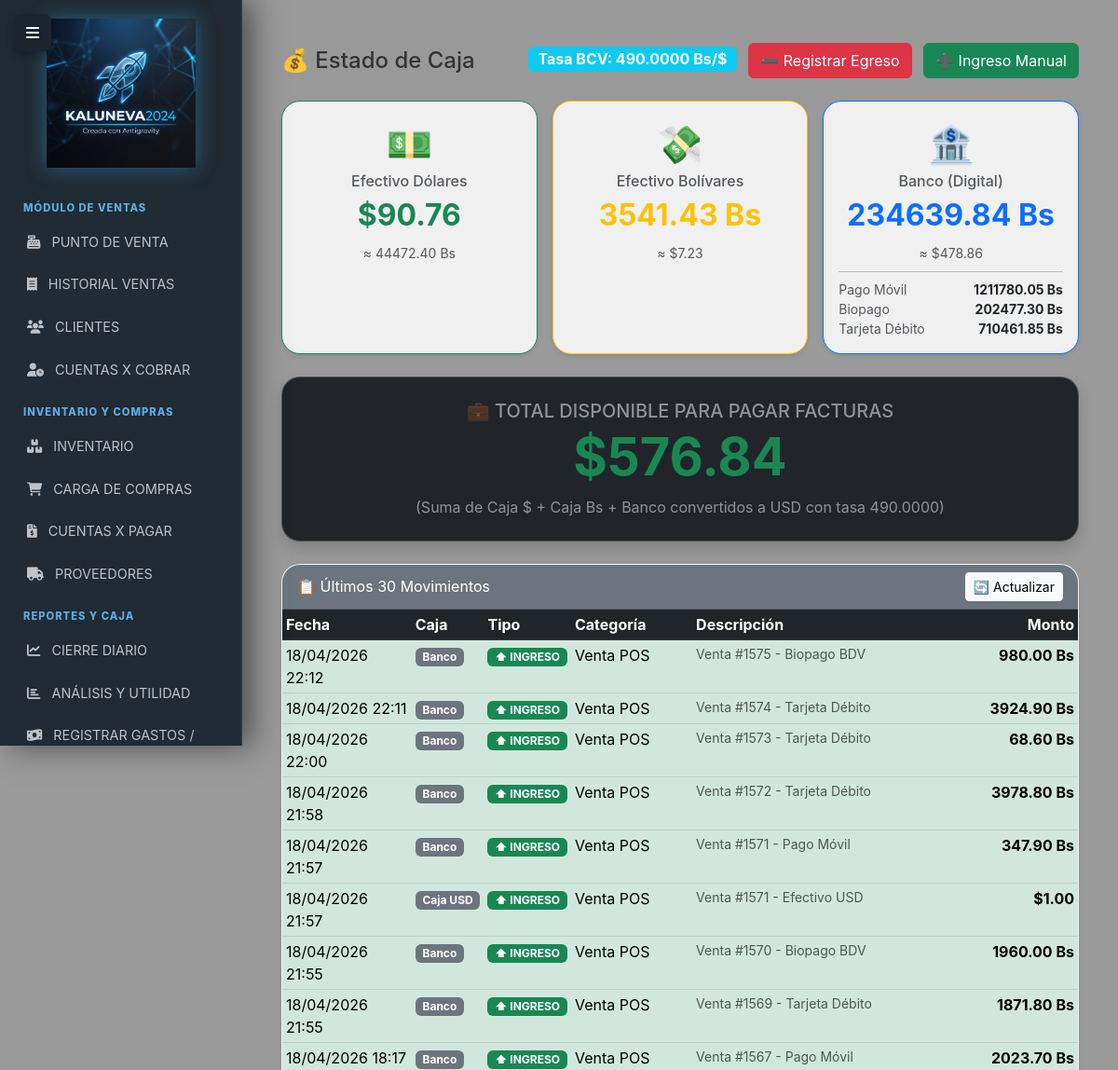
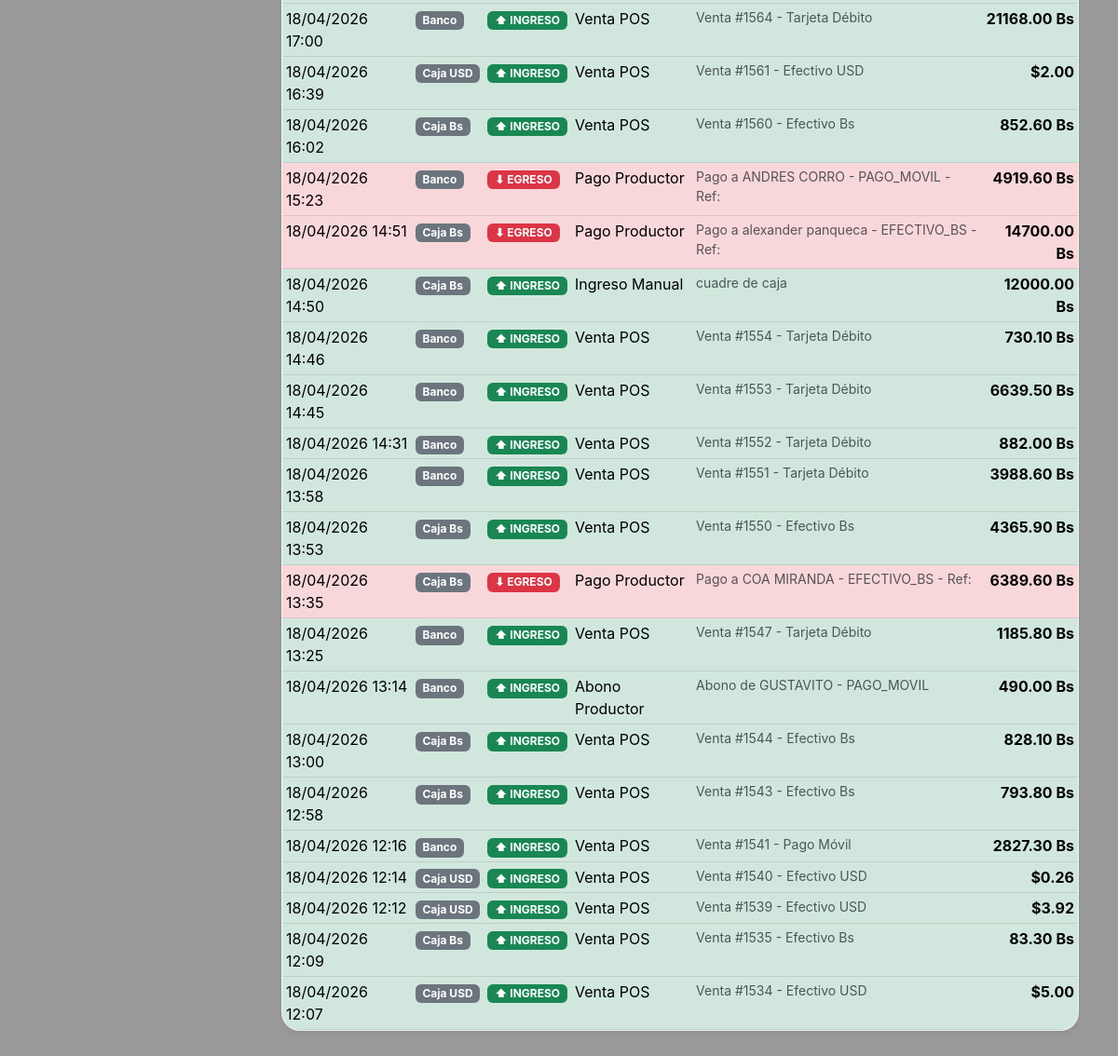
Page /caja/saldo (signed in) on the committed database (2 pictures, top to bottom).
### models.py (models this page shows, shortened)
class MovimientoCaja(db.Model):
    __tablename__ = 'movimientos_caja'
    id = db.Column(db.Integer, primary_key=True)
    fecha = db.Column(db.DateTime, default=ahora_ve)
    tipo_caja = db.Column(db.String(30), nullable=False)
    tipo_movimiento = db.Column(db.String(10), nullable=False)
    categoria = db.Column(db.String(50), nullable=False)
    monto = db.Column(db.Numeric(15, 2), nullable=False)
    tasa_dia = db.Column(db.Numeric(15, 2), default=Decimal('60.00'))
    descripcion = db.Column(db.String(200))
    modulo_origen = db.Column(db.String(50))
    referencia_id = db.Column(db.Integer)
    user_id = db.Column(db.Integer, db.ForeignKey('users.id'), nullable=True)
    usuario = db.relationship('User', backref='movimientos')

### routes/caja.py (the view)
@caja_bp.route('/')
@caja_bp.route('/saldo')
@login_required
@staff_required
def saldo_caja():
    tasa_obj = TasaBCV.query.order_by(TasaBCV.fecha.desc()).first()
    tasa = Decimal(str(tasa_obj.valor)) if tasa_obj else Decimal('1.00')
    saldo_usd = get_saldo_caja('Caja USD')
    saldo_bs  = get_saldo_caja('Caja Bs')
    saldo_banco = get_saldo_caja('Banco')
    banco_desglosado = get_saldo_banco_desglosado()
    total_usd = saldo_usd + (saldo_bs / tasa) + (saldo_banco / tasa)
    movimientos = MovimientoCaja.query.order_by(
        MovimientoCaja.fecha.desc()
    ).limit(30).all()
    return render_template('caja/saldo.html',
        saldo_usd        = saldo_usd,
        saldo_bs         = saldo_bs,
        saldo_banco      = saldo_banco,
        banco_desglosado = banco_desglosado,
        total_usd        = total_usd,
        tasa             = tasa,
        movimientos      = movimientos
    )

### app.py (called while the page is built)
@login_manager.user_loader
def load_user(user_id):
    user = db.session.get(User, int(user_id))
    if user and not getattr(user, 'activo', True):
        return None
    return user

@app.context_processor
def inject_tasa_actual():
    try:
        hoy = hoy_ve()
        tasa_hoy = TasaBCV.query.filter_by(fecha=hoy).first()
        if tasa_hoy:
            return dict(tasa_actual=tasa_hoy.valor, alerta_tasa=False)
        else:
            ultima = TasaBCV.query.order_by(TasaBCV.fecha.desc()).first()
            valor = ultima.valor if ultima else Decimal('0.00')
            return dict(tasa_actual=valor, alerta_tasa=True)
    except Exception as e:
        log.error(f"Error al inyectar tasa actual: {e}")
        return dict(tasa_actual=Decimal('0.00'), alerta_tasa=True)

### models.py (called while the page is built)
def hoy_ve():
    return datetime.now(pytz.timezone('America/Caracas')).date()

### routes/caja.py (called while the page is built)
def get_saldo_caja(tipo_caja):
    ingresos = db.session.query(
        func.sum(MovimientoCaja.monto)
    ).filter(
        MovimientoCaja.tipo_caja == tipo_caja,
        MovimientoCaja.tipo_movimiento == 'INGRESO'
    ).scalar() or Decimal('0.00')
    egresos = db.session.query(
        func.sum(MovimientoCaja.monto)
    ).filter(
        MovimientoCaja.tipo_caja == tipo_caja,
        MovimientoCaja.tipo_movimiento == 'EGRESO'
    ).scalar() or Decimal('0.00')
    return ingresos - egresos

def get_saldo_banco_desglosado():
    metodos = ['Pago Móvil', 'Biopago', 'Tarjeta Débito']
    resultado = {}
    for metodo in metodos:
        ingresos = db.session.query(
            func.sum(MovimientoCaja.monto)
        ).filter(
            MovimientoCaja.tipo_caja == 'Banco',
            MovimientoCaja.tipo_movimiento == 'INGRESO',
            MovimientoCaja.descripcion.ilike(f'%{metodo}%')
        ).scalar() or Decimal('0.00')
        egresos = db.session.query(
            func.sum(MovimientoCaja.monto)
        ).filter(
            MovimientoCaja.tipo_caja == 'Banco',
            MovimientoCaja.tipo_movimiento == 'EGRESO',
            MovimientoCaja.descripcion.ilike(f'%{metodo}%')
        ).scalar() or Decimal('0.00')
        resultado[metodo] = ingresos - egresos
    return resultado

### templates/caja/saldo.html (shortened to what this page needs)
{% extends "base.html" %}
{% block content %}
<div class="container-fluid py-3">
    <div class="d-flex justify-content-between align-items-center mb-4">
        <h4 class="mb-0">💰 Estado de Caja</h4>
        <div>
            <span class="badge bg-info fs-6">Tasa BCV: {{ tasa }} Bs/$</span>
            <a href="{{ url_for('caja.registrar_gasto') }}" class="btn btn-danger ms-2">
                ➖ Registrar Egreso
            </a>
            <button class="btn btn-success ms-2" data-bs-toggle="modal" data-bs-target="#modalIngreso">
                ➕ Ingreso Manual
            </button>
        </div>
    </div>
    <div class="row g-3 mb-4">
        <div class="col-12 col-md-4">
            <div class="card border-success shadow-sm h-100">
                <div class="card-body text-center">
                    <div class="fs-1">💵</div>
                    <h6 class="text-muted">Efectivo Dólares</h6>
                    <h2 class="text-success fw-bold">${{ "%.2f"|format(saldo_usd) }}</h2>
                    <small class="text-muted">≈ {{ "%.2f"|format(saldo_usd * tasa) }} Bs</small>
                </div>
            </div>
        </div>
        <div class="col-12 col-md-4">
            <div class="card border-warning shadow-sm h-100">
                <div class="card-body text-center">
                    <div class="fs-1">💸</div>
                    <h6 class="text-muted">Efectivo Bolívares</h6>
                    <h2 class="text-warning fw-bold">{{ "%.2f"|format(saldo_bs) }} Bs</h2>
                    <small class="text-muted">≈ ${{ "%.2f"|format(saldo_bs / tasa) }}</small>
                </div>
            </div>
        </div>
        <div class="col-12 col-md-4">
            <div class="card border-primary shadow-sm h-100">
                <div class="card-body text-center">
                    <div class="fs-1">🏦</div>
                    <h6 class="text-muted">Banco (Digital)</h6>
                    <h2 class="text-primary fw-bold">{{ "%.2f"|format(saldo_banco) }} Bs</h2>
                    <small class="text-muted">≈ ${{ "%.2f"|format(saldo_banco / tasa) }}</small>
                    <hr class="my-2">
                    <div class="text-start small">
                        {% for metodo, monto in banco_desglosado.items() %}
                        <div class="d-flex justify-content-between">
                            <span class="text-muted">{{ metodo }}</span>
                            <span class="fw-bold">{{ "%.2f"|format(monto) }} Bs</span>
                        </div>
                        {% endfor %}
                    </div>
                </div>
            </div>
        </div>
    </div>
    <div class="card bg-dark text-white shadow mb-4">
        <div class="card-body text-center py-4">
            <h5 class="text-white-50 mb-1">💼 TOTAL DISPONIBLE PARA PAGAR FACTURAS</h5>
            <h1 class="display-4 fw-bold text-success">${{ "%.2f"|format(total_usd) }}</h1>
            <p class="text-white-50 mb-0">
                (Suma de Caja $ + Caja Bs + Banco convertidos a USD con tasa {{ tasa }})
            </p>
        </div>
    </div>
    <div class="card shadow-sm">
        <div class="card-header bg-secondary text-white d-flex justify-content-between align-items-center">
            <span>📋 Últimos 30 Movimientos</span>
            <a href="{{ url_for('caja.saldo_caja') }}" class="btn btn-sm btn-light">🔄 Actualizar</a>
        </div>
        <div class="card-body p-0">
            <div class="table-responsive">
                <table class="table table-sm table-hover mb-0">
                    <thead class="table-dark">
                        <tr>
                            <th>Fecha</th>
                            <th>Caja</th>
                            <th>Tipo</th>
                            <th>Categoría</th>
                            <th>Descripción</th>
                            <th class="text-end">Monto</th>
                        </tr>
                    </thead>
                    <tbody>
                        {% for mov in movimientos %}
                        <tr class="{{ 'table-success' if mov.tipo_movimiento == 'INGRESO' else 'table-danger' }}">
                            <td>{{ mov.fecha.strftime('%d/%m/%Y %H:%M') }}</td>
                            <td><span class="badge bg-secondary">{{ mov.tipo_caja }}</span></td>
                            <td>
                                {% if mov.tipo_movimiento == 'INGRESO' %}
                                <span class="badge bg-success">⬆ INGRESO</span>
                                {% else %}
                                <span class="badge bg-danger">⬇ EGRESO</span>
                                {% endif %}
                            </td>
                            <td>{{ mov.categoria }}</td>
                            <td class="text-muted small">{{ mov.descripcion }}</td>
                            <td class="text-end fw-bold">
                                {% if mov.tipo_caja == 'Caja USD' %}
                                ${{ "%.2f"|format(mov.monto) }}
                                {% else %}
                                {{ "%.2f"|format(mov.monto) }} Bs
                                {% endif %}
                            </td>
                        </tr>
                        {% else %}
                        <tr>
                            <td colspan="6" class="text-center text-muted py-4">
                                No hay movimientos registrados aún.
                            </td>
                        </tr>
                        {% endfor %}
                    </tbody>
                </table>
            </div>
        </div>
    </div>
</div>
{% endblock %}

### templates/base.html (style rules this page uses)
body { background: url('/static/fondo_negocio_jpg.png') no-repeat center center fixed !important; background-size: cover !important; font-family: 'Inter', 'Segoe UI', sans-serif; min-height: 100vh; color: #333; }
body::before { content: ""; position: fixed; top: 0; left: 0; width: 100%; height: 100%; background: rgba(0, 0, 0, 0.4); z-index: -1; }
.card { border: 1px solid rgba(255, 255, 255, 0.2); border-radius: 20px; background: rgba(255, 255, 255, 0.85); backdrop-filter: blur(15px); box-shadow: 0 10px 30px rgba(0, 0, 0, 0.1); overflow: hidden; transition: transform 0.2s; }

### rows in the picture
MovimientoCaja: fecha "18/04/2026 22:12", tipo_caja "Banco", tipo_movimiento "⬆ INGRESO", categoria "Venta POS", descripcion "Venta #1575 - Biopago BDV", monto "980.00"
MovimientoCaja: fecha "18/04/2026 22:11", tipo_caja "Banco", tipo_movimiento "⬆ INGRESO", categoria "Venta POS", descripcion "Venta #1574 - Tarjeta Débito", monto "3924.90"
MovimientoCaja: fecha "18/04/2026 22:00", tipo_caja "Banco", tipo_movimiento "⬆ INGRESO", categoria "Venta POS", descripcion "Venta #1573 - Tarjeta Débito", monto "68.60"
MovimientoCaja: fecha "18/04/2026 21:58", tipo_caja "Banco", tipo_movimiento "⬆ INGRESO", categoria "Venta POS", descripcion "Venta #1572 - Tarjeta Débito", monto "3978.80"
MovimientoCaja: fecha "18/04/2026 21:57", tipo_caja "Banco", tipo_movimiento "⬆ INGRESO", categoria "Venta POS", descripcion "Venta #1571 - Pago Móvil", monto "347.90"
MovimientoCaja: fecha "18/04/2026 21:57", tipo_caja "Caja USD", tipo_movimiento "⬆ INGRESO", categoria "Venta POS", descripcion "Venta #1571 - Efectivo USD", monto "1.00"
MovimientoCaja: fecha "18/04/2026 21:55", tipo_caja "Banco", tipo_movimiento "⬆ INGRESO", categoria "Venta POS", descripcion "Venta #1570 - Biopago BDV", monto "1960.00"
MovimientoCaja: fecha "18/04/2026 21:55", tipo_caja "Banco", tipo_movimiento "⬆ INGRESO", categoria "Venta POS", descripcion "Venta #1569 - Tarjeta Débito", monto "1871.80"
MovimientoCaja: fecha "18/04/2026 18:17", tipo_caja "Banco", tipo_movimiento "⬆ INGRESO", categoria "Venta POS", descripcion "Venta #1567 - Pago Móvil", monto "2023.70"
MovimientoCaja: fecha "18/04/2026 17:00", tipo_caja "Banco", tipo_movimiento "⬆ INGRESO", categoria "Venta POS", descripcion "Venta #1564 - Tarjeta Débito", monto "21168.00"
MovimientoCaja: fecha "18/04/2026 16:39", tipo_caja "Caja USD", tipo_movimiento "⬆ INGRESO", categoria "Venta POS", descripcion "Venta #1561 - Efectivo USD", monto "2.00"
MovimientoCaja: fecha "18/04/2026 16:02", tipo_caja "Caja Bs", tipo_movimiento "⬆ INGRESO", categoria "Venta POS", descripcion "Venta #1560 - Efectivo Bs", monto "852.60"
MovimientoCaja: fecha "18/04/2026 15:23", tipo_caja "Banco", tipo_movimiento "⬇ EGRESO", categoria "Pago Productor", descripcion "Pago a ANDRES CORRO - PAGO_MOVIL - Ref:", monto "4919.60"
MovimientoCaja: fecha "18/04/2026 14:51", tipo_caja "Caja Bs", tipo_movimiento "⬇ EGRESO", categoria "Pago Productor", descripcion "Pago a alexander panqueca - EFECTIVO_BS - Ref:", monto "14700.00"
MovimientoCaja: fecha "18/04/2026 14:50", tipo_caja "Caja Bs", tipo_movimiento "⬆ INGRESO", categoria "Ingreso Manual", descripcion "cuadre de caja", monto "12000.00"
MovimientoCaja: fecha "18/04/2026 14:46", tipo_caja "Banco", tipo_movimiento "⬆ INGRESO", categoria "Venta POS", descripcion "Venta #1554 - Tarjeta Débito", monto "730.10"
MovimientoCaja: fecha "18/04/2026 14:45", tipo_caja "Banco", tipo_movimiento "⬆ INGRESO", categoria "Venta POS", descripcion "Venta #1553 - Tarjeta Débito", monto "6639.50"
MovimientoCaja: fecha "18/04/2026 14:31", tipo_caja "Banco", tipo_movimiento "⬆ INGRESO", categoria "Venta POS", descripcion "Venta #1552 - Tarjeta Débito", monto "882.00"
MovimientoCaja: fecha "18/04/2026 13:58", tipo_caja "Banco", tipo_movimiento "⬆ INGRESO", categoria "Venta POS", descripcion "Venta #1551 - Tarjeta Débito", monto "3988.60"
MovimientoCaja: fecha "18/04/2026 13:53", tipo_caja "Caja Bs", tipo_movimiento "⬆ INGRESO", categoria "Venta POS", descripcion "Venta #1550 - Efectivo Bs", monto "4365.90"
MovimientoCaja: fecha "18/04/2026 13:35", tipo_caja "Caja Bs", tipo_movimiento "⬇ EGRESO", categoria "Pago Productor", descripcion "Pago a COA MIRANDA - EFECTIVO_BS - Ref:", monto "6389.60"
MovimientoCaja: fecha "18/04/2026 13:25", tipo_caja "Banco", tipo_movimiento "⬆ INGRESO", categoria "Venta POS", descripcion "Venta #1547 - Tarjeta Débito", monto "1185.80"
MovimientoCaja: fecha "18/04/2026 13:14", tipo_caja "Banco", tipo_movimiento "⬆ INGRESO", categoria "Abono Productor", descripcion "Abono de GUSTAVITO - PAGO_MOVIL", monto "490.00"
MovimientoCaja: fecha "18/04/2026 13:00", tipo_caja "Caja Bs", tipo_movimiento "⬆ INGRESO", categoria "Venta POS", descripcion "Venta #1544 - Efectivo Bs", monto "828.10"
MovimientoCaja: fecha "18/04/2026 12:58", tipo_caja "Caja Bs", tipo_movimiento "⬆ INGRESO", categoria "Venta POS", descripcion "Venta #1543 - Efectivo Bs", monto "793.80"
MovimientoCaja: fecha "18/04/2026 12:16", tipo_caja "Banco", tipo_movimiento "⬆ INGRESO", categoria "Venta POS", descripcion "Venta #1541 - Pago Móvil", monto "2827.30"
MovimientoCaja: fecha "18/04/2026 12:14", tipo_caja "Caja USD", tipo_movimiento "⬆ INGRESO", categoria "Venta POS", descripcion "Venta #1540 - Efectivo USD", monto "0.26"
MovimientoCaja: fecha "18/04/2026 12:12", tipo_caja "Caja USD", tipo_movimiento "⬆ INGRESO", categoria "Venta POS", descripcion "Venta #1539 - Efectivo USD", monto "3.92"
MovimientoCaja: fecha "18/04/2026 12:09", tipo_caja "Caja Bs", tipo_movimiento "⬆ INGRESO", categoria "Venta POS", descripcion "Venta #1535 - Efectivo Bs", monto "83.30"
MovimientoCaja: fecha "18/04/2026 12:07", tipo_caja "Caja USD", tipo_movimiento "⬆ INGRESO", categoria "Venta POS", descripcion "Venta #1534 - Efectivo USD", monto "5.00"

### other values in the picture
{{ tasa }} "490.0000"
{{ "%.2f"|format(saldo_usd) }} "90.76"
{{ "%.2f"|format(saldo_usd * tasa) }} "44472.40"
{{ "%.2f"|format(saldo_bs) }} "3541.43"
{{ "%.2f"|format(saldo_bs / tasa) }} "7.23"
{{ "%.2f"|format(saldo_banco) }} "234639.84"
{{ "%.2f"|format(saldo_banco / tasa) }} "478.86"
{{ metodo }} "Pago Móvil" "Biopago" "Tarjeta Débito"
{{ "%.2f"|format(monto) }} "1211780.05" "202477.30" "710461.85"
{{ "%.2f"|format(total_usd) }} "576.84"
